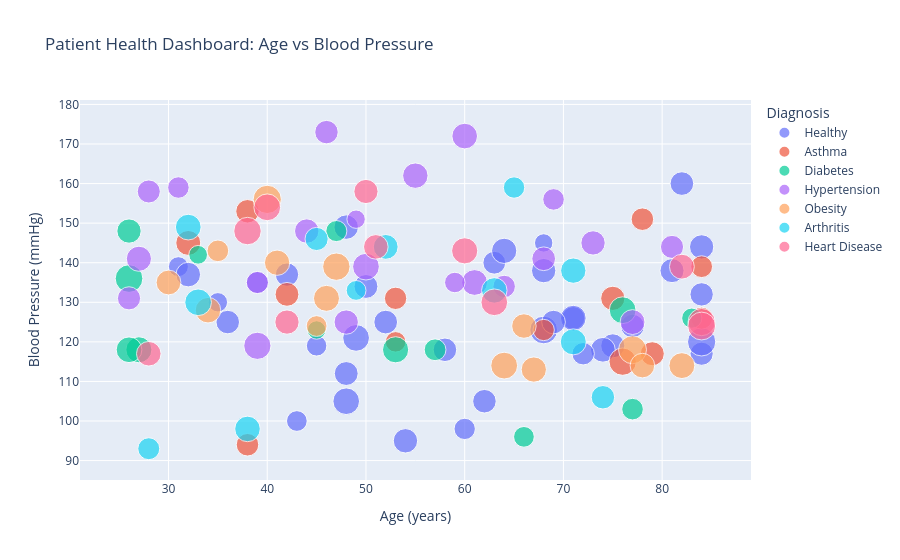

Notebook cell for this chart:
### Code cell
import plotly.express as px

# Create interactive scatter plot
fig = px.scatter(data, x='Age', y='BP', color='Diagnosis', 
                 size='Cholesterol', hover_data=['PatientID', 'Smoker'],
                 title='Patient Health Dashboard: Age vs Blood Pressure',
                 labels={'BP': 'Blood Pressure (mmHg)', 'Age': 'Age (years)'})
fig.show()

### Figure 1 — Plotly figure (JSON) as saved in the notebook; plotly's stock layout.template omitted (floating-point values rounded to 4 significant figures)
{"data": [{"customdata": [[1001, "No"], [1007, "No"], [1010, "Yes"], [1013, "Yes"], [1014, "No"], [1018, "No"], [1021, "No"], [1025, "No"], [1026, "No"], [1028, "Yes"], [1031, "No"], [1032, "Yes"], [1034, "No"], [1035, "No"], [1043, "No"], [1044, "No"], [1046, "No"], [1049, "No"], [1052, "No"], [1069, "No"], [1071, "Yes"], [1072, "No"], [1074, "No"], [1079, "No"], [1080, "Yes"], [1081, "No"], [1090, "Yes"], [1091, "No"], [1092, "Yes"], [1093, "Yes"], [1098, "No"], [1103, "No"], [1110, "No"], [1112, "Yes"], [1117, "No"], [1118, "No"]], "hovertemplate": "Diagnosis=Healthy<br>Age (years)=%{x}<br>Blood Pressure (mmHg)=%{y}<br>Cholesterol=%{marker.size}<br>PatientID=%{customdata[0]}<br>Smoker=%{customdata[1]}<extra></extra>", "legendgroup": "Healthy", "marker": {"color": "#636efa", "size": [184, 149, 152, 133, 212, 251, 197, 211, 196, 209, 196, 198, 210, 253, 171, 189, 271, 205, 205, 199, 190, 141, 214, 161, 217, 226, 193, 202, 120, 196, 178, 283, 233, 202, 193, 198], "sizemode": "area", "sizeref": 0.7075, "symbol": "circle"}, "mode": "markers", "name": "Healthy", "orientation": "v", "showlegend": true, "type": "scatter", "x": [63, 45, 43, 35, 48, 48, 77, 54, 62, 84, 36, 82, 68, 49, 39, 71, 68, 81, 75, 52, 84, 31, 32, 60, 74, 64, 42, 50, 68, 58, 72, 84, 71, 48, 84, 69], "xaxis": "x", "y": [140, 119, 100, 130, 149, 105, 124, 95, 105, 144, 125, 160, 138, 121, 135, 126, 123, 138, 119, 125, 117, 139, 137, 98, 118, 143, 137, 134, 145, 118, 117, 120, 126, 112, 132, 125], "yaxis": "y"}, {"customdata": [[1002, "Yes"], [1024, "No"], [1045, "No"], [1047, "Yes"], [1077, "No"], [1088, "Yes"], [1089, "No"], [1100, "No"], [1101, "No"], [1109, "No"], [1115, "No"], [1116, "Yes"], [1120, "Yes"]], "hovertemplate": "Diagnosis=Asthma<br>Age (years)=%{x}<br>Blood Pressure (mmHg)=%{y}<br>Cholesterol=%{marker.size}<br>PatientID=%{customdata[0]}<br>Smoker=%{customdata[1]}<extra></extra>", "legendgroup": "Asthma", "marker": {"color": "#EF553B", "size": [265, 161, 208, 204, 195, 180, 149, 220, 180, 201, 171, 168, 177], "sizemode": "area", "sizeref": 0.7075, "symbol": "circle"}, "mode": "markers", "name": "Asthma", "orientation": "v", "showlegend": true, "type": "scatter", "x": [76, 68, 75, 79, 38, 78, 53, 32, 38, 42, 84, 84, 53], "xaxis": "x", "y": [115, 123, 131, 117, 153, 151, 120, 145, 94, 132, 126, 139, 131], "yaxis": "y"}, {"customdata": [[1003, "No"], [1027, "No"], [1029, "No"], [1030, "No"], [1038, "No"], [1039, "Yes"], [1048, "No"], [1050, "Yes"], [1064, "No"], [1067, "No"], [1083, "No"], [1102, "No"], [1111, "No"]], "hovertemplate": "Diagnosis=Diabetes<br>Age (years)=%{x}<br>Blood Pressure (mmHg)=%{y}<br>Cholesterol=%{marker.size}<br>PatientID=%{customdata[0]}<br>Smoker=%{customdata[1]}<extra></extra>", "legendgroup": "Diabetes", "marker": {"color": "#00cc96", "size": [242, 209, 120, 168, 144, 152, 254, 240, 124, 234, 271, 157, 165], "sizemode": "area", "sizeref": 0.7075, "symbol": "circle"}, "mode": "markers", "name": "Diabetes", "orientation": "v", "showlegend": true, "type": "scatter", "x": [53, 26, 45, 57, 83, 66, 76, 27, 33, 26, 26, 47, 77], "xaxis": "x", "y": [118, 148, 123, 118, 126, 96, 128, 118, 142, 118, 136, 148, 103], "yaxis": "y"}, {"customdata": [[1004, "No"], [1015, "No"], [1016, "No"], [1019, "No"], [1020, "No"], [1022, "Yes"], [1023, "No"], [1036, "No"], [1051, "No"], [1053, "No"], [1058, "No"], [1068, "No"], [1073, "No"], [1076, "No"], [1097, "Yes"], [1099, "No"], [1104, "Yes"], [1105, "Yes"], [1108, "No"], [1113, "Yes"], [1114, "No"]], "hovertemplate": "Diagnosis=Hypertension<br>Age (years)=%{x}<br>Blood Pressure (mmHg)=%{y}<br>Cholesterol=%{marker.size}<br>PatientID=%{customdata[0]}<br>Smoker=%{customdata[1]}<extra></extra>", "legendgroup": "Hypertension", "marker": {"color": "#ab63fa", "size": [263, 219, 233, 224, 195, 190, 210, 210, 235, 164, 188, 211, 199, 149, 229, 174, 189, 178, 165, 253, 120], "sizemode": "area", "sizeref": 0.7075, "symbol": "circle"}, "mode": "markers", "name": "Hypertension", "orientation": "v", "showlegend": true, "type": "scatter", "x": [39, 77, 60, 27, 46, 26, 48, 73, 61, 31, 28, 44, 68, 59, 55, 39, 81, 64, 69, 50, 49], "xaxis": "x", "y": [119, 125, 172, 141, 173, 131, 125, 145, 135, 159, 158, 148, 141, 135, 162, 135, 144, 134, 156, 139, 151], "yaxis": "y"}, {"customdata": [[1005, "No"], [1011, "No"], [1012, "No"], [1017, "No"], [1033, "No"], [1042, "No"], [1063, "No"], [1066, "No"], [1078, "Yes"], [1084, "Yes"], [1085, "No"], [1086, "No"], [1094, "Yes"], [1106, "No"]], "hovertemplate": "Diagnosis=Obesity<br>Age (years)=%{x}<br>Blood Pressure (mmHg)=%{y}<br>Cholesterol=%{marker.size}<br>PatientID=%{customdata[0]}<br>Smoker=%{customdata[1]}<extra></extra>", "legendgroup": "Obesity", "marker": {"color": "#FFA15A", "size": [226, 266, 166, 255, 239, 283, 237, 276, 227, 218, 214, 213, 231, 153], "sizemode": "area", "sizeref": 0.7075, "symbol": "circle"}, "mode": "markers", "name": "Obesity", "orientation": "v", "showlegend": true, "type": "scatter", "x": [67, 47, 35, 64, 46, 40, 82, 77, 41, 30, 78, 66, 34, 45], "xaxis": "x", "y": [113, 139, 143, 114, 131, 156, 114, 118, 140, 135, 114, 124, 128, 124], "yaxis": "y"}, {"customdata": [[1006, "No"], [1040, "No"], [1054, "No"], [1055, "No"], [1056, "Yes"], [1059, "Yes"], [1061, "No"], [1062, "No"], [1070, "Yes"], [1075, "No"], [1087, "No"], [1119, "No"]], "hovertemplate": "Diagnosis=Arthritis<br>Age (years)=%{x}<br>Blood Pressure (mmHg)=%{y}<br>Cholesterol=%{marker.size}<br>PatientID=%{customdata[0]}<br>Smoker=%{customdata[1]}<extra></extra>", "legendgroup": "Arthritis", "marker": {"color": "#19d3f3", "size": [234, 218, 190, 252, 230, 139, 231, 195, 227, 239, 171, 162], "sizemode": "area", "sizeref": 0.7075, "symbol": "circle"}, "mode": "markers", "name": "Arthritis", "orientation": "v", "showlegend": true, "type": "scatter", "x": [32, 52, 45, 33, 63, 49, 38, 74, 71, 71, 28, 65], "xaxis": "x", "y": [149, 144, 146, 130, 133, 133, 98, 106, 138, 120, 93, 159], "yaxis": "y"}, {"customdata": [[1008, "Yes"], [1009, "No"], [1037, "No"], [1041, "No"], [1057, "No"], [1060, "No"], [1065, "No"], [1082, "Yes"], [1095, "No"], [1096, "No"], [1107, "No"]], "hovertemplate": "Diagnosis=Heart Disease<br>Age (years)=%{x}<br>Blood Pressure (mmHg)=%{y}<br>Cholesterol=%{marker.size}<br>PatientID=%{customdata[0]}<br>Smoker=%{customdata[1]}<extra></extra>", "legendgroup": "Heart Disease", "marker": {"color": "#FF6692", "size": [252, 219, 214, 262, 209, 275, 207, 214, 243, 267, 254], "sizemode": "area", "sizeref": 0.7075, "symbol": "circle"}, "mode": "markers", "name": "Heart Disease", "orientation": "v", "showlegend": true, "type": "scatter", "x": [63, 82, 51, 84, 42, 84, 50, 28, 60, 38, 40], "xaxis": "x", "y": [130, 139, 144, 125, 125, 124, 158, 117, 143, 148, 154], "yaxis": "y"}], "layout": {"legend": {"itemsizing": "constant", "title": {"text": "Diagnosis"}, "tracegroupgap": 0}, "title": {"text": "Patient Health Dashboard: Age vs Blood Pressure"}, "xaxis": {"anchor": "y", "domain": [0, 1], "title": {"text": "Age (years)"}}, "yaxis": {"anchor": "x", "domain": [0, 1], "title": {"text": "Blood Pressure (mmHg)"}}}}
